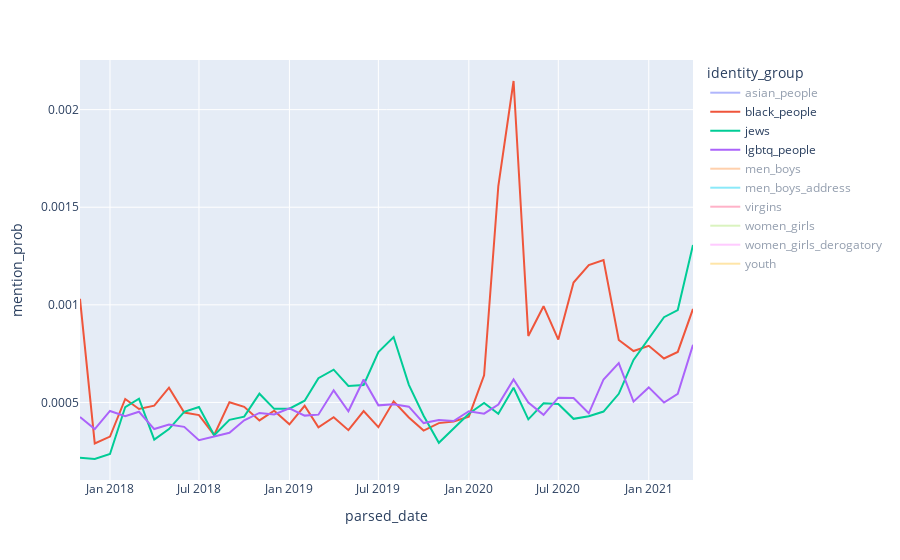

The notebook cell saved with this chart:
### Code cell
# Filter to most popular terms overall
# filtered = counts_overtime[counts_overtime['identity_term'].isin(freq.term.head(20))]
filtered = counts_overtime[counts_overtime['identity_group'].isin(gp_freq.identity_group.head(10))]

# Plot
import plotly.express as px

# px.line(filtered, x='parsed_date', y='count', color='identity_term')
px.line(filtered, x='parsed_date', y='mention_prob', color='identity_group')
# px.line(filtered, x='parsed_date', y='mention_prob', color='identity_group', log_y=True)
